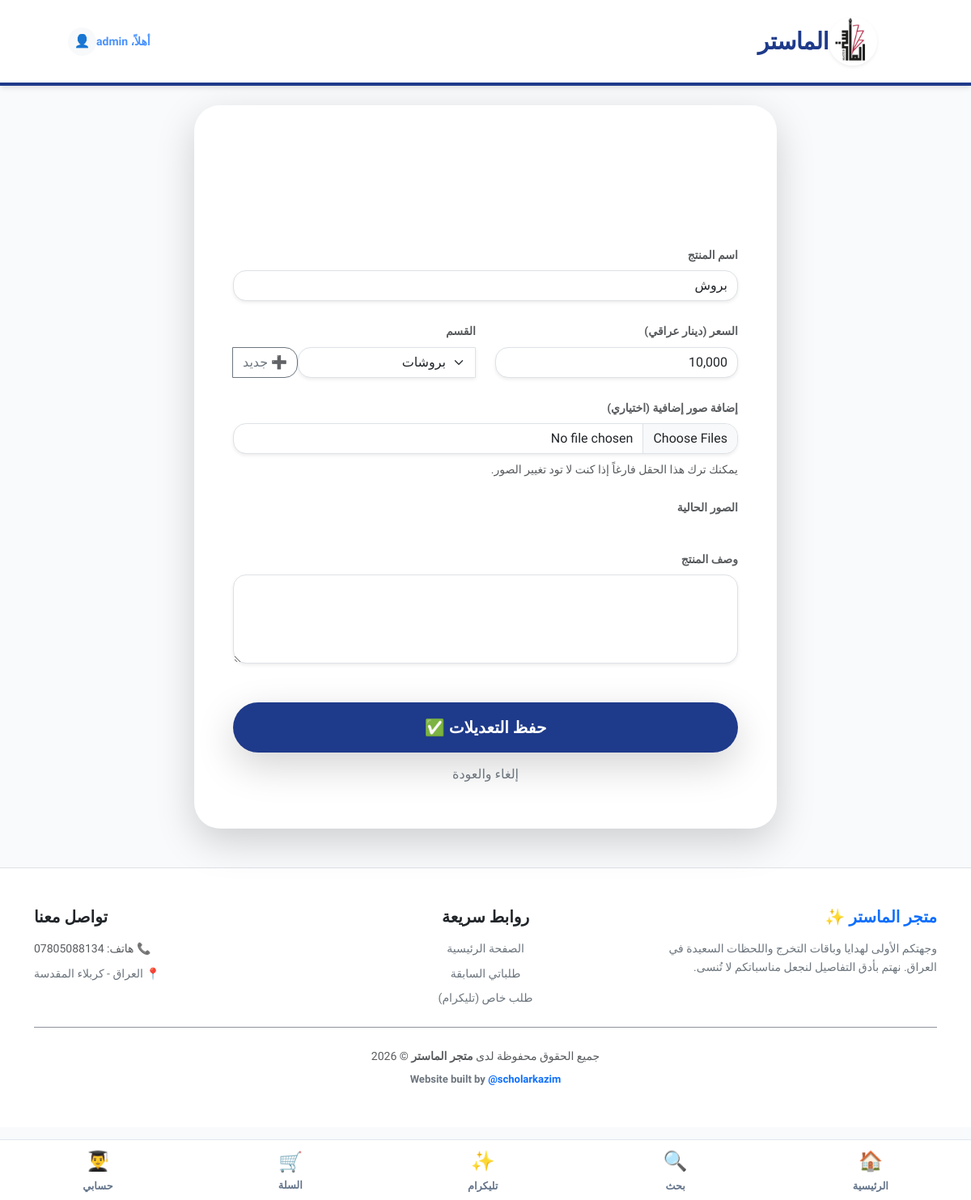
/admin/products/edit/4 (signed in), run on the app's committed database.
### models.py (models this page shows)
class User(UserMixin, db.Model):
    id = db.Column(db.Integer, primary_key=True)
    username = db.Column(db.String(80), unique=True, nullable=False) # Supports Arabic
    phone = db.Column(db.String(20), unique=True, nullable=False)
    email = db.Column(db.String(120), unique=True, nullable=True) # Optional now
    password_hash = db.Column(db.String(120), nullable=True) # Not needed for OTP login but keep for admin
    is_admin = db.Column(db.Boolean, default=False)
    created_at = db.Column(db.DateTime, default=datetime.utcnow)

class Product(db.Model):
    id = db.Column(db.Integer, primary_key=True)
    title = db.Column(db.String(200), nullable=False)
    description = db.Column(db.Text)
    price = db.Column(db.Float, nullable=False)
    image_url = db.Column(db.String(500)) # Main image
    category = db.Column(db.String(100))
    grad_year = db.Column(db.String(10))
    can_customize_name = db.Column(db.Boolean, default=True)
    stock = db.Column(db.Integer, default=100)
    created_at = db.Column(db.DateTime, default=datetime.utcnow)
    images = db.relationship('ProductImage', backref='product', lazy=True, cascade="all, delete-orphan")

class Category(db.Model):
    id = db.Column(db.Integer, primary_key=True)
    name = db.Column(db.String(100), unique=True, nullable=False)

### app.py (the view, shortened to what this page needs)
@app.route('/admin/products/edit/<int:id>', methods=['GET', 'POST'])
@login_required
def edit_product(id):
    if not current_user.is_admin:
        return redirect(url_for('index'))
    product = Product.query.get_or_404(id)
    categories = Category.query.all()
    return render_template('admin/edit_product.html', product=product, categories=categories)

### app.py (called while the page is built)
@login_manager.user_loader
def load_user(user_id):
    return User.query.get(int(user_id))

### templates/admin/edit_product.html (shortened to what this page needs)
{% extends "base.html" %}
{% block content %}
<div class="row justify-content-center">
    <div class="col-12 col-md-8">
        <div class="card border-0 shadow-lg rounded-5 overflow-hidden">
            <div class="bg-grad-blue p-4 text-center text-white">
                <h3 class="fw-bold mb-0">تعديل المنتج</h3>
                <p class="small opacity-75 mt-1">تحديث بيانات: {{ product.title }}</p>
            </div>
            <div class="card-body p-4 p-md-5">
                <form method="POST" enctype="multipart/form-data">
                    <div class="mb-4">
                        <label class="form-label small fw-bold text-muted">اسم المنتج</label>
                        <input type="text" name="title" class="form-control rounded-4 shadow-sm"
                            value="{{ product.title }}" required>
                    </div>
                    <div class="row">
                        <div class="col-md-6 mb-4">
                            <label class="form-label small fw-bold text-muted">السعر (دينار عراقي)</label>
                            <input type="text" name="price" id="priceInput" class="form-control rounded-4 shadow-sm"
                                value="{{ '{:,.0f}'.format(product.price) }}" required>
                        </div>
                        <div class="col-md-6 mb-4">
                            <label class="form-label small fw-bold text-muted">القسم</label>
                            <div class="input-group">
                                <select name="category" id="categorySelect"
                                    class="form-select rounded-start-4 shadow-sm">
                                    {% for cat in categories %}
                                    <option value="{{ cat.name }}" {% if product.category==cat.name %}selected{% endif
                                        %}>{{ cat.name }}</option>
                                    {% endfor %}
                                </select>
                                <button class="btn btn-outline-secondary rounded-end-4" type="button"
                                    onclick="toggleNewCategory()">➕ جديد</button>
                            </div>
                        </div>
                    </div>
                    <div class="mb-4">
                        <label class="form-label small fw-bold text-muted">إضافة صور إضافية (اختياري)</label>
                        <input type="file" name="images" class="form-control rounded-4 shadow-sm" accept="image/*"
                            multiple>
                        <div class="form-text small mt-2">يمكنك ترك هذا الحقل فارغاً إذا كنت لا تود تغيير الصور.</div>
                    </div>
                    <div class="mb-4">
                        <label class="form-label small fw-bold text-muted d-block">الصور الحالية</label>
                        <div class="d-flex gap-2 overflow-auto pb-2 scroll-hide">
                        </div>
                    </div>
                    <div class="mb-5">
                        <label class="form-label small fw-bold text-muted">وصف المنتج</label>
                        <textarea name="description" class="form-control rounded-4 shadow-sm"
                            rows="4">{{ product.description }}</textarea>
                    </div>
                    <div class="d-grid gap-2">
                        <button type="submit" class="btn btn-grad-blue btn-lg rounded-pill py-3 fw-bold shadow-lg">حفظ
                            التعديلات ✅</button>
                        <a href="{{ url_for('admin_products') }}"
                            class="btn btn-link text-secondary text-decoration-none">إلغاء والعودة</a>
                    </div>
                </form>
            </div>
        </div>
    </div>
</div>
{% endblock %}

### templates/base.html (shortened to what this page needs)
<!DOCTYPE html>
<html lang="ar" dir="rtl">
<head>
    <link href="https://cdn.jsdelivr.net/npm/bootstrap@5.3.0/dist/css/bootstrap.min.css" rel="stylesheet">
    <link rel="stylesheet" href="{{ url_for('static', filename='css/style.css') }}">
</head>
<body>
    <nav class="navbar sticky-top py-3">
        <div class="container px-4">
            <a class="navbar-brand brand-font d-flex align-items-center" href="{{ url_for('index') }}">
                <img src="{{ url_for('static', filename='img/logo.jpg') }}" alt="الماستر" height="60"
                    class="me-3 rounded-circle shadow-sm">
                <span>الماستر</span>
            </a>
            <div class="d-flex align-items-center">
                {% if current_user.is_authenticated %}
                <a href="{{ url_for('profile') }}" class="text-decoration-none d-flex align-items-center">
                    <span class="me-2 opacity-75 small fw-bold">أهلاً، {{ current_user.username }}</span>
                    <div class="bg-light rounded-circle p-2 d-flex align-items-center justify-content-center"
                        style="width: 35px; height: 35px;">
                        <span class="fs-6">👤</span>
                    </div>
                </a>
                {% else %}
                <a href="{{ url_for('login') }}" class="btn btn-grad-blue btn-sm px-4 rounded-pill">دخول</a>
                {% endif %}
            </div>
        </div>
    </nav>
    <main class="container mt-4 px-4">
        {% block content %}{% endblock %}
    </main>
    <div class="iphone-tab-bar">
        <a href="{{ url_for('index') }}" class="tab-item {% if request.endpoint == 'index' %}active{% endif %}">
            <span class="tab-icon">🏠</span>
            <span>الرئيسية</span>
        </a>
        <a href="{{ url_for('search') }}" class="tab-item {% if request.endpoint == 'search' %}active{% endif %}">
            <span class="tab-icon">🔍</span>
            <span>بحث</span>
        </a>
        {% if current_user.is_authenticated %}
        <a href="https://t.me/ALMASTER1" class="tab-item">
            <span class="tab-icon">✨</span>
            <span>تليكرام</span>
        </a>
        <a href="{{ url_for('view_cart') }}" class="tab-item {% if request.endpoint == 'view_cart' %}active{% endif %}">
            <div class="position-relative">
                <span class="tab-icon">🛒</span>
            </div>
            <span>السلة</span>
        </a>
        <a href="{{ url_for('profile') }}" class="tab-item {% if request.endpoint == 'profile' %}active{% endif %}">
            <span class="tab-icon">👨‍🎓</span>
            <span>حسابي</span>
        </a>
        {% endif %}
    </div>
    <footer class="bg-white border-top mt-5 py-5">
        <div class="container">
            <div class="row g-4">
                <div class="col-12 col-md-4 text-center text-md-end">
                    <h5 class="fw-bold text-primary mb-3">متجر الماستر ✨</h5>
                    <p class="text-secondary small">وجهتكم الأولى لهدايا وباقات التخرج واللحظات السعيدة في العراق. نهتم
                        بأدق التفاصيل لنجعل مناسباتكم لا تُنسى.</p>
                </div>
                <div class="col-12 col-md-4 text-center">
                    <h5 class="fw-bold text-dark mb-3">روابط سريعة</h5>
                    <div class="d-flex flex-column gap-2">
                        <a href="{{ url_for('index') }}" class="text-decoration-none text-secondary small">الصفحة
                            الرئيسية</a>
                        <a href="{{ url_for('profile') }}" class="text-decoration-none text-secondary small">طلباتي
                            السابقة</a>
                        <a href="https://t.me/ALMASTER1" class="text-decoration-none text-secondary small">طلب خاص
                            (تليكرام)</a>
                    </div>
                </div>
                <div class="col-12 col-md-4 text-center text-md-start">
                    <h5 class="fw-bold text-dark mb-3">تواصل معنا</h5>
                    <p class="small text-muted mb-2">📞 هاتف: 07805088134</p>
                    <p class="text-secondary small">📍 العراق - كربلاء المقدسة</p>
                </div>
            </div>
            <hr class="my-4 opacity-50">
            <div class="text-center">
                <p class="text-muted small mb-0">جميع الحقوق محفوظة لدى <strong>متجر الماستر</strong> © 2026</p>
                <div class="mt-2 fw-bold" style="font-size: 13px;">
                    <span class="text-secondary">Website built by</span>
                    <a href="https://www.instagram.com/scholarkazim" target="_blank"
                        class="text-primary text-decoration-none hover-link">@scholarkazim</a>
                </div>
            </div>
        </div>
    </footer>
</body>
</html>

### static/css/style.css (style rules this page uses)
:root { --bg-color: #f8fafc; --text-color: #1e293b; --primary-color: #1e3a8a; --accent-color: #d4af37; --secondary-blue: #3b82f6; --font-main: 'Tajawal', sans-serif; --transition: all 0.3s cubic-bezier(0.4, 0, 0.2, 1); --card-bg: #ffffff; --safe-area-inset-bottom: env(safe-area-inset-bottom); }
* { box-sizing: border-box; margin: 0; padding: 0; font-family: var(--font-main) !important; }
body { background-color: var(--bg-color); color: var(--text-color); line-height: 1.6; overflow-x: hidden; direction: rtl; text-align: right; padding-bottom: calc(90px + var(--safe-area-inset-bottom)); -webkit-text-size-adjust: 100%; -webkit-tap-highlight-color: transparent; }
.navbar { background: white !important; border-bottom: 4px solid var(--primary-color); box-shadow: 0 4px 6px -1px rgb(0 0 0 / 0.1); padding: 1rem 5% !important; }
.brand-font { color: var(--primary-color) !important; font-weight: 900; font-size: 1.8rem !important; letter-spacing: -0.5px; }
.iphone-tab-bar { position: fixed; bottom: 0; right: 0; left: 0; height: calc(75px + var(--safe-area-inset-bottom)); background: rgba(255, 255, 255, 0.95); backdrop-filter: blur(10px); display: flex; justify-content: space-around; align-items: center; padding-bottom: var(--safe-area-inset-bottom); border-top: 1px solid #e2e8f0; z-index: 1000; }
.tab-item { color: #64748b; text-decoration: none; display: flex; flex-direction: column; align-items: center; font-size: 0.8rem; font-weight: 600; transition: var(--transition); }
.tab-icon { font-size: 1.5rem; margin-bottom: 2px; }
.btn-grad-blue { background: var(--primary-color); color: white; padding: 12px 30px; border-radius: 12px; font-weight: 700; border: none; transition: var(--transition); }

### data on the page
User: username "admin"
Product: title "بروش", price "10,000", category "بروشات"
